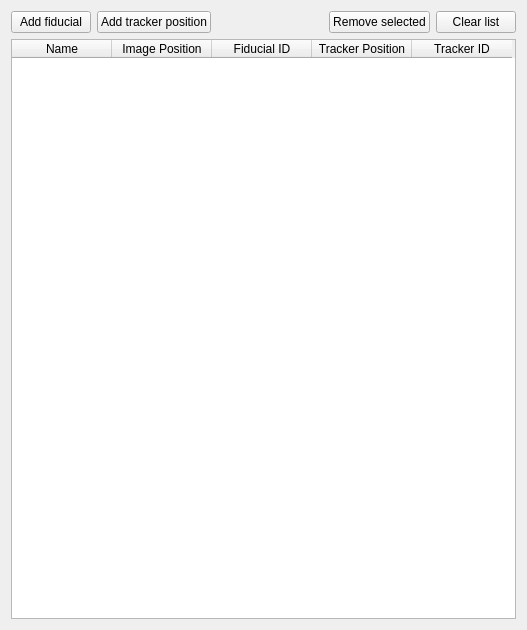
<?xml version="1.0" encoding="UTF-8"?>
<ui version="4.0">
 <class>Form</class>
 <widget class="QWidget" name="Form">
  <property name="geometry">
   <rect>
    <x>0</x>
    <y>0</y>
    <width>527</width>
    <height>630</height>
   </rect>
  </property>
  <property name="windowTitle">
   <string>Form</string>
  </property>
  <layout class="QVBoxLayout" name="verticalLayout">
   <item>
    <layout class="QHBoxLayout" name="horizontalLayout">
     <item>
      <widget class="QPushButton" name="placeFiducialButton">
       <property name="text">
        <string>Add fiducial</string>
       </property>
      </widget>
     </item>
     <item>
      <widget class="QPushButton" name="placeSpatialButton">
       <property name="text">
        <string>Add tracker position</string>
       </property>
      </widget>
     </item>
     <item>
      <spacer name="horizontalSpacer_2">
       <property name="orientation">
        <enum>Qt::Horizontal</enum>
       </property>
       <property name="sizeHint" stdset="0">
        <size>
         <width>40</width>
         <height>20</height>
        </size>
       </property>
      </spacer>
     </item>
     <item>
      <widget class="QPushButton" name="removeFiducialButton">
       <property name="text">
        <string>Remove selected</string>
       </property>
      </widget>
     </item>
     <item>
      <widget class="QPushButton" name="clearFiducialsListButton">
       <property name="text">
        <string>Clear list</string>
       </property>
      </widget>
     </item>
    </layout>
   </item>
   <item>
    <widget class="QTableWidget" name="fiducialsList">
     <column>
      <property name="text">
       <string>Name</string>
      </property>
     </column>
     <column>
      <property name="text">
       <string>Image Position</string>
      </property>
     </column>
     <column>
      <property name="text">
       <string>Fiducial ID</string>
      </property>
     </column>
     <column>
      <property name="text">
       <string>Tracker Position</string>
      </property>
     </column>
     <column>
      <property name="text">
       <string>Tracker ID</string>
      </property>
     </column>
    </widget>
   </item>
  </layout>
 </widget>
 <resources/>
 <connections/>
</ui>
